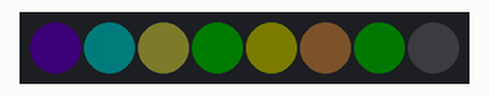
A program run on a simulated Raspberry Pi (BCM pin numbers), started with the arguments 3 3. On the bench: 8 RGB LEDs in strip order, left to right. Dim RGB values are drawn brighter than linear; the clock reads 2024-03-15 10:24:30 at power-on unless the program sets it; random numbers come from a fixed seed. At 3.3 s the program stops and its outputs stay as they are.

Above: at 0.16 s.
At 0.52 s:
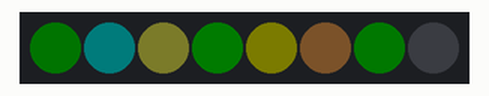
At 0.94 s:
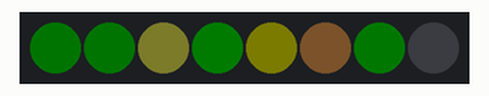
At 1.77 s:
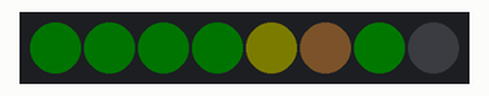
At 2.6 s:
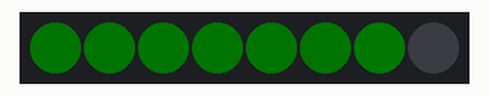
At 3.3 s:
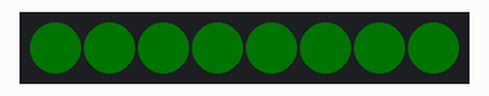
Timing chart, 0 to 4.8 s (numbered marks = the images above):
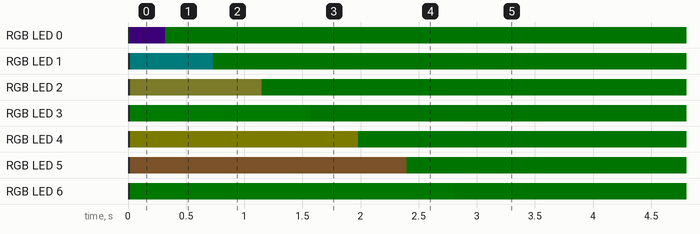

Measured:
- by itself, RGB LED 0: off → RGB(1, 0, 2) at 0.02 s, → RGB(0, 1, 0) 0.30 s later
- by itself, RGB LED 1: off → RGB(0, 3, 3) at 0.02 s, → RGB(0, 1, 0) 0.72 s later
- by itself, RGB LED 2: off → RGB(3, 3, 1) at 0.02 s, → RGB(0, 1, 0) 1.1 s later
- by itself, RGB LED 3: off → RGB(0, 3, 0) at 0.02 s, → RGB(0, 1, 0) 1.5 s later
- by itself, RGB LED 4: off → RGB(3, 3, 0) at 0.02 s, → RGB(0, 1, 0) 2.0 s later
- by itself, RGB LED 5: off → RGB(3, 2, 1) at 0.02 s, → RGB(0, 1, 0) 2.4 s later
- by itself, RGB LED 6: off → RGB(0, 2, 0) at 0.02 s, → RGB(0, 1, 0) 2.8 s later

The program:

ping2rgbv4.py
```python
# -*- coding: utf-8 -*-

import os
import sys
import board
import neopixel
from random import seed
from random import randint
#import date
import datetime
from time import sleep

#board.D21 measns GPIO21 (physical pin 40)
pixels = neopixel.NeoPixel(board.D21,8)
#pixels = neopixel.NeoPixel(board.D10,8)


def enciendeRGB(led, estado, luminosidad):
    lumi0 = 1
    lumif = luminosidad+1
    lumis = 5
    p = 0.1

    if estado:
      for i in range(lumi0, lumif, lumis):
         pixels[led] = (0,i,0)
         sleep(p)
    else:
      for i in range(lumi0, lumif, lumis):
         pixels[led] = (i,0,0)
         sleep(p)
    return

def randomRGB(led, luminosidad):
   r = randint(0, luminosidad)
   g = randint(0, luminosidad)
   b = randint(0, luminosidad)
   pixels[led] = (r,g,b)
   return

now = datetime.datetime.now()
if now >= now.replace(hour=8) and now <= now.replace(hour=22):
   lumi = int(sys.argv[1] )
else:
   lumi = int(sys.argv[2] )

for led in range(0,8):
    randomRGB(led,lumi)

p0 = 0 == os.system('ping -qc 3 www.facebook.com     >> /dev/null')
enciendeRGB(0, p0, lumi)

p1 = 0 == os.system('ping -qc 3 docker.local     >> /dev/null')
enciendeRGB(1, p1, lumi)

#NVR
p2 = 0 == os.system('ping -qc 3 192.168.0.155     >> /dev/null')
enciendeRGB(2, p2, lumi)

#BALCON
p3 = 0 == os.system('ping -qc 3 192.168.0.161     >> /dev/null')
enciendeRGB(3, p3, lumi)

p4 = 0 == os.system('ping -qc 3 repo2020.local     >> /dev/null')
enciendeRGB(4, p4, lumi)

#ROUTER PRIMER PISO
p5 = 0 == os.system('ping -qc 3 192.168.0.199     >> /dev/null')
enciendeRGB(5, p5, lumi)

#ROUTER JR-15 SEGUNDO PISO
p6 = 0 == os.system('ping -qc 3 192.168.0.2   >> /dev/null')
enciendeRGB(6, p6, lumi)


#ROUTER JR-5 Y JR-6 SEGUNDO PISO
p7 = 0 == os.system('ping -qc 3 192.168.0.1   >> /dev/null')
enciendeRGB(7, p7, lumi)


dt_string = now.strftime("%d-%m-%Y %H:%M:%S")
if (not p0 and not p1 and not p2 and not p3 and not p4 and not p5 and not p6 and not p7):
    f = open("/home/pi/ErrorRed.txt","a")
    f.write('Error de conexión internet a las %s\n\r'% ( dt_string))
    f.close()
```
